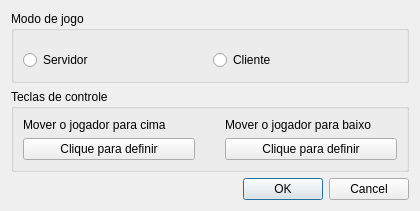
<?xml version="1.0" encoding="UTF-8"?>
<ui version="4.0">
 <class>GameOptions</class>
 <widget class="QDialog" name="GameOptions">
  <property name="windowModality">
   <enum>Qt::ApplicationModal</enum>
  </property>
  <property name="geometry">
   <rect>
    <x>0</x>
    <y>0</y>
    <width>420</width>
    <height>211</height>
   </rect>
  </property>
  <property name="windowTitle">
   <string>Opções</string>
  </property>
  <layout class="QVBoxLayout" name="verticalLayout">
   <item>
    <widget class="QGroupBox" name="groupModeSelect">
     <property name="title">
      <string>Modo de jogo</string>
     </property>
     <layout class="QHBoxLayout" name="horizontalLayout">
      <property name="bottomMargin">
       <number>0</number>
      </property>
      <item>
       <widget class="QRadioButton" name="rdbServerMode">
        <property name="text">
         <string>Servidor</string>
        </property>
       </widget>
      </item>
      <item>
       <widget class="QRadioButton" name="rdbClientMode">
        <property name="text">
         <string>Cliente</string>
        </property>
       </widget>
      </item>
     </layout>
    </widget>
   </item>
   <item>
    <widget class="QGroupBox" name="groupKeyOptions">
     <property name="title">
      <string>Teclas de controle</string>
     </property>
     <layout class="QGridLayout" name="gridLayout">
      <property name="horizontalSpacing">
       <number>30</number>
      </property>
      <item row="0" column="0">
       <widget class="QLabel" name="labelMoveUp">
        <property name="text">
         <string>Mover o jogador para cima</string>
        </property>
       </widget>
      </item>
      <item row="0" column="1">
       <widget class="QLabel" name="labelMoveDown">
        <property name="text">
         <string>Mover o jogador para baixo</string>
        </property>
       </widget>
      </item>
      <item row="1" column="0">
       <widget class="QPushButton" name="btnMoveUp">
        <property name="text">
         <string>Clique para definir</string>
        </property>
        <property name="checkable">
         <bool>true</bool>
        </property>
       </widget>
      </item>
      <item row="1" column="1">
       <widget class="QPushButton" name="btnMoveDown">
        <property name="text">
         <string>Clique para definir</string>
        </property>
        <property name="checkable">
         <bool>true</bool>
        </property>
       </widget>
      </item>
     </layout>
    </widget>
   </item>
   <item>
    <widget class="QDialogButtonBox" name="buttonBox">
     <property name="orientation">
      <enum>Qt::Horizontal</enum>
     </property>
     <property name="standardButtons">
      <set>QDialogButtonBox::Cancel|QDialogButtonBox::Ok</set>
     </property>
    </widget>
   </item>
  </layout>
 </widget>
 <resources/>
 <connections>
  <connection>
   <sender>buttonBox</sender>
   <signal>accepted()</signal>
   <receiver>GameOptions</receiver>
   <slot>accept()</slot>
   <hints>
    <hint type="sourcelabel">
     <x>248</x>
     <y>254</y>
    </hint>
    <hint type="destinationlabel">
     <x>157</x>
     <y>274</y>
    </hint>
   </hints>
  </connection>
  <connection>
   <sender>buttonBox</sender>
   <signal>rejected()</signal>
   <receiver>GameOptions</receiver>
   <slot>reject()</slot>
   <hints>
    <hint type="sourcelabel">
     <x>316</x>
     <y>260</y>
    </hint>
    <hint type="destinationlabel">
     <x>286</x>
     <y>274</y>
    </hint>
   </hints>
  </connection>
 </connections>
</ui>
